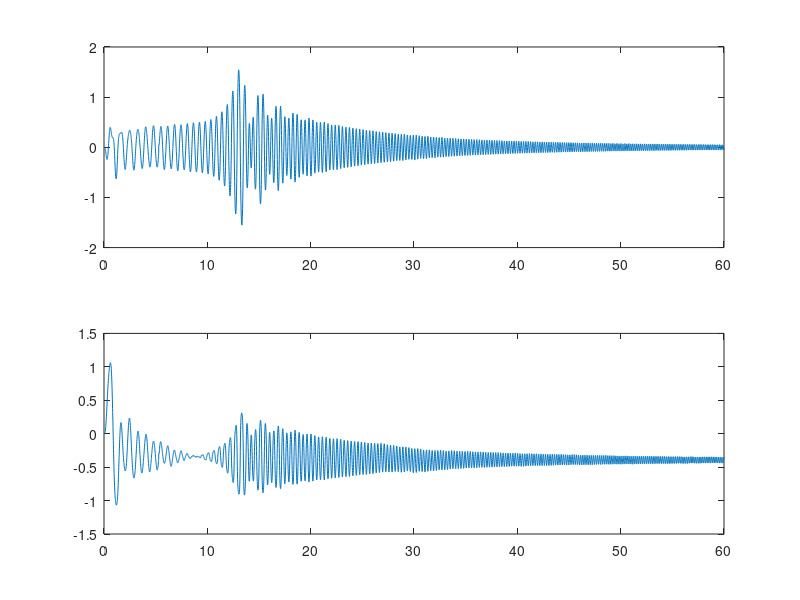
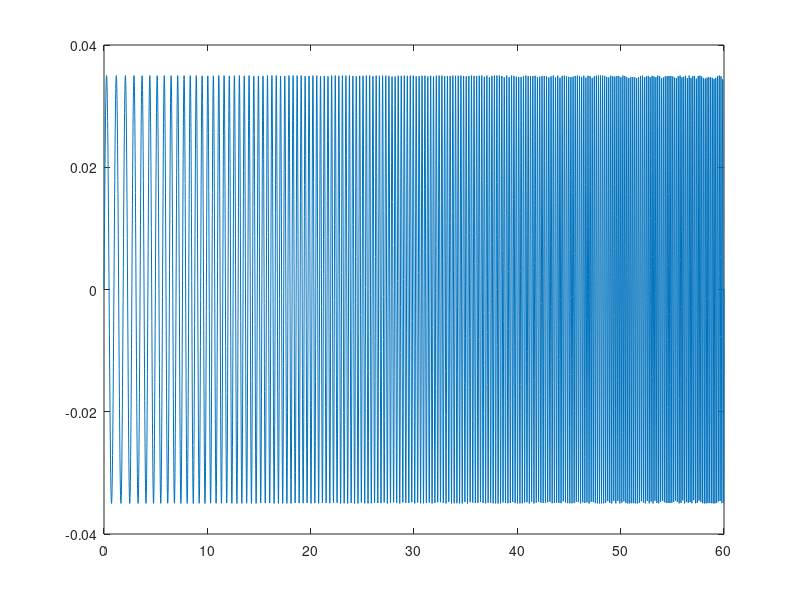

The MATLAB script that drew these images, in order: (Note: this script raises an error after producing the figures.)
%% dataset
clear
% load("newdata/sweep_input_2hzt5hz_amp0.07.mat")
% load("newdata/sweep_input_2hzt5hz_amp0.06.mat")
load("newdata/sweep_input_1hzt6hz_amp0.035.mat")
% load("newdata/sweep_input_2hzt6hz_amp0.05.mat")
% load("newdata/sweep_input_2hzt10hz_amp0.04.mat")

Y=[alp,the];
U=voltage;
Ts=0.01;
%%
num = length(U);
t=0:Ts:Ts*(num-1);
% n_split = ceil(10001/3);
% num_train=10000;
num_train=ceil(num/10);
num_valid=num-num_train;

u_train = U(1:num_train);
y_train = Y(1:num_train,:);
t_train = t(1:num_train);
% 
% u_valid = U(num_train+1:end);
% y_valid = Y(num_train+1:end,:);
% t_valid = t(num_train+1:end);

% u_train = U(100:end);
% y_train = Y(100:end,:);
% t_train = t(100:end);

% u_train = U;
% y_train = Y;
% t_train = t;


figure(1)
subplot(2,1,1)
plot(t,the)
subplot(2,1,2)
plot(t,alp)

figure(2)
plot(t,voltage)



%% 
data = iddata(y_train, u_train, Ts, 'Name', 'Qube');
% data = iddata(Y, U, Ts, 'Name', 'Qube');
data.InputName = 'Voltage';
data.InputUnit = 'V';
data.OutputName = {'Theta Angular position', 'Alpha Angular position'};
data.OutputUnit = {'rad', 'rad'};
data.Tstart = 0;
data.TimeUnit = 's';


%initial guesses
load("jaco.mat")
A0=Ts*A_lin_v+eye(4);
B0=Ts*B_lin_v;
eig(A0)

theta = matrices2theta(A0,B0); 

%%
% T=Ts;
init_sys = idgrey('modelQube',theta,'d',0,Ts);


%%
opt = greyestOptions;
opt.InitialState = 'zero';  %x0=[0,0,0,0]
opt.Display = 'full';
opt.DisturbanceModel='none';
opt.EnforceStability= true ;
sys = greyest(data,init_sys,opt);

%%
opt = compareOptions('InitialCondition','zero');
compare(data,sys,Inf,opt)
sys_qube = ss(sys.A,sys.B,sys.C,sys.D,Ts);

%% get the upright model
A_id_con_v=(sys.A-eye(4))/Ts;
B_id_con_v=sys.B/Ts;

% convert to upright position
A_upright=A_id_con_v;
B_upright=B_id_con_v;
% A34=-A34;
% A42=-A42;
% A43=-A43;
% B4=-B4;

A_upright(4,1)=-A_upright(4,1);
% A_upright(3,1)=0;

A_upright(3,4)=-A_upright(3,4);
A_upright(4,2)=-A_upright(4,2);
A_upright(4,3)=-A_upright(4,3);
B_upright(4)=-B_upright(4);


eig(A_id_con_v)
eig(A_upright)


%upright model
A_upright_d = A_upright*Ts+eye(4);
B_upright_d = B_upright*Ts;
sys_qube_upright = ss(A_upright_d,B_upright_d,sys.C,sys.D,Ts);



%%
rank(obsv(sys_qube_upright.A,sys_qube_upright.C))
rank(ctrb(sys_qube_upright.A,sys_qube_upright.B))
Pol  = pole(sys_qube_upright)
% figure(1)
% step(sys_qube_upright)
% hold on;

%% Poles Placement
% % p = [0.9+0.01i,0.9-0.01i,0.7,0.6];
% % p = [0.9+0.2i,0.9-0.2i,0.7,0.6];
% damping_ratio=0.8;
% natural_frequency=4;
% p1=natural_frequency*(-damping_ratio+sqrt(damping_ratio^2-1));
% p2=natural_frequency*(-damping_ratio-sqrt(damping_ratio^2-1));
% [b,a] = zp2tf([],[p1,p2],1);
% [A,B,C,D]=tf2ss(b,a);
% Ad=A*Ts+eye(2);
% p_2order=eig(Ad);
% 
% p = [0.1,0.9,p_2order(1),p_2order(2)];
% K = place(sys_qube_upright.A,sys_qube_upright.B,p);
% K
% Acl = sys_qube_upright.A-sys_qube_upright.B*K;
% sys_qube_pp = ss(Acl,sys_qube_upright.B,sys_qube_upright.C,sys_qube_upright.D,Ts);
% Pcl = pole(sys_qube_pp)
% % figure(1)
% % step(sys_qube_pp);
% 
% k_dc_pp=dcgain(sys_qube_pp);
% k_r_pp=1/k_dc_pp

%% LQR
Q=[20,0,0,0;
    0,1,0,0;
    0,0,1,0;
    0,0,0,1];
R=1;
[K_lqr,S,P] = lqr(sys_qube_upright,Q,R);
K_lqr
Acl_lqr = sys_qube_upright.A-sys_qube_upright.B*K_lqr;
sys_qube_lqr = ss(Acl_lqr,sys_qube_upright.B,sys_qube_upright.C,sys_qube_upright.D,Ts);
Pcl = pole(sys_qube_lqr)
% figure(2)
% step(sys_qube_lqr)

k_dc_lqr=dcgain(sys_qube_lqr);
k_r_lqr=1/k_dc_lqr





%%
save('model_greyest','sys_qube','sys_qube_upright','sys_qube_pp','sys_qube_lqr','K','K_lqr')

%%
function theta = matrices2theta(Abar,Bbar) 
%%
% Function INPUT
% Abar      System matrix Abar (matrix of size n x n)
% Bbar      System matrix Bbar (matrix of size n x m)

% Function OUTPUT
% theta     Paramter vector (vector of size n*n+n*m+l*n+l*m+n*l+n)

th_size = 8+2;
theta = zeros(th_size,1);


theta(1)=Abar(3,1);
theta(2)=Abar(3,2);
theta(3)=Abar(3,3);
theta(4)=Abar(3,4);
theta(5)=Abar(4,1);
theta(6)=Abar(4,2);
theta(7)=Abar(4,3);
theta(8)=Abar(4,4);
theta(9)=Bbar(3,1);
theta(10)=Bbar(4,1);
% theta(9:12)=x0;

end